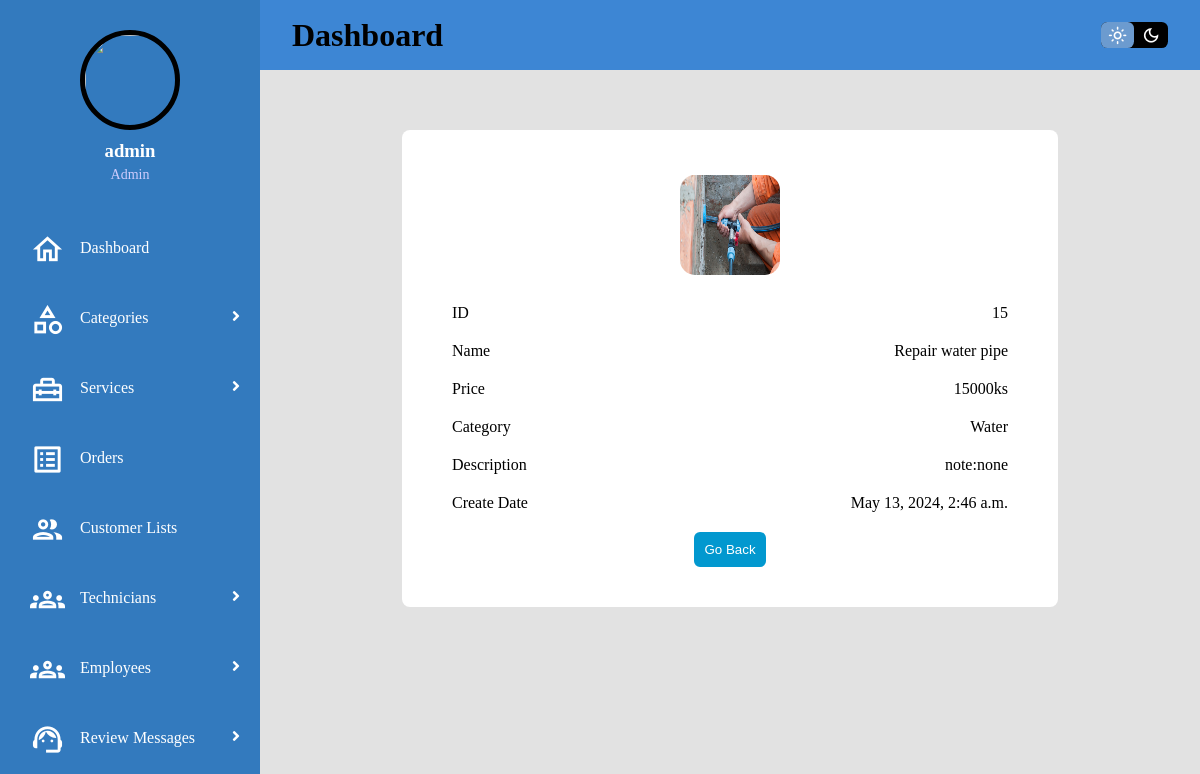
/ets/m_service/detail/15/ (signed in), run on the app's committed database.
### ETS_app/models.py (models this page shows, shortened)
class Service(models.Model):
    category = models.ForeignKey(serviceCategory, on_delete=models.CASCADE, default=None)
    name = models.CharField(max_length=100)
    price = models.CharField(max_length=100)
    description = models.TextField(default=None)
    create_at = models.DateTimeField(default=None)
    image = models.ImageField(default=None,blank=True)

class serviceCategory(models.Model):
    name = models.CharField(max_length=100)
    image = models.ImageField(default=None, blank=True)

### ETS_app/views.py (the view)
# urls.py: path('m_service/detail/<int:post_id>/',M_service_detail),
@permission_required('ETS_app.view_service', login_url='m_login')
def M_service_detail(request,post_id):
    service = Service.objects.get(id=post_id)
    return render(request,'M_service_detail.html',{'service':service})

### utils/context_processor.py (called while the page is built)
def customer(request):
    try:
        c_user = Customer.objects.get(email=request.user.email)
        return {'c_user':c_user}
    except Exception:
        return {'c_user':None}

def technician(request):
    try:
        t_user = Technician.objects.get(email=request.user.email)
        return {'t_user':t_user}
    except Exception:
        return {'t_user':None}

def main(request):
    try:
        m_user = Main.objects.get(email=request.user.email)
        return {'m_user':m_user}
    except Exception:
        return {'m_user':None}

### ETS_app/templates/M_service_detail.html (shortened to what this page needs)
{% extends "M_base.html" %}
{% block body %}
{% load static %}
<div class="main">
    <div class="service-add-box-size">
        <div class="box">
            <div class="image">
                {% if service.image %}
                <img src="{{service.image.url}}" />
                {% endif %}
            </div>
            <div class="detail">
                <label>ID</label>
                <p>{{service.id}}</p>
            </div>
            <div class="detail">
                <label>Name</label>
                <p>{{service.name}}</p>
            </div>
            <div class="detail">
                <label>Price</label>
                <p>{{service.price}}</p>
            </div>
            <div class="detail">
                <label>Category</label>
                <p>{{service.category.name}}</p>
            </div>
            <div class="detail">
                <label>Description</label>
                <p>{{service.description}}</p>
            </div>
            <div class="detail">
                <label>Create Date</label>
                <p>{{service.create_at}}</p>
            </div>
            <div class="button">
                <a href="/ets/m_service/list"><button>Go Back</button></a>
            </div>
        </div>
    </div>
</div>
{% endblock %}

### templates/M_sidebar.html (shortened to what this page needs)
{% load static %}
<!DOCTYPE html>
<html>
    <body>
        <div id="sidebar">
            <div class="profile">
                {% if m_user %}
                    {% if m_user.image %}
                    <img src="{{m_user.image.url}}">
                    {% endif %}
                    <h3>{{m_user.name}}</h3>
                    <p>{{m_user.occupation.name}}</p>
                {% else %}
                    <img src="{% static 'images/admin.png'%}">
                    <h3>{{user.username}}</h3>
                    <p>Admin</p>
                {% endif %}
            </div>
            <div class="menu">
                {% if user.is_superuser%}
                <div class="item"><a href="/ets/m_dashboard"><span class="material-icons-outlined">home</span>Dashboard</a></div>
                <div class="item-dropdown" ><a class="sub-btn"><span class="material-icons-outlined">category</span>Categories
                    <i class="fas fa-angle-right dropdown"></i>
                    </a>
                </div>
                <div class="item-dropdown" ><a class="sub-btn"><span class="material-icons-outlined">home_repair_service</span>Services
                    <i class="fas fa-angle-right dropdown"></i>
                    </a>
                </div>
                <div class="item"><a href="/ets/m_order/list"><span class="material-icons-outlined">list_alt</span>Orders</a></div>
                <div class="item"><a href="/ets/m_customer/list"><span class="material-icons-outlined">people</span>Customer Lists</a></div>
                <div class="item-dropdown" ><a class="sub-btn"><span class="material-icons-outlined">groups</span>Technicians
                    <i class="fas fa-angle-right dropdown"></i>
                    </a>
                </div>
                <div class="item-dropdown" ><a class="sub-btn"><span class="material-icons-outlined">groups</span>Employees
                    <i class="fas fa-angle-right dropdown"></i>
                    </a>
                </div>
                <div class="item-dropdown" ><a class="sub-btn"><span class="material-icons-outlined">support_agent</span>Review Messages
                    <i class="fas fa-angle-right dropdown"></i>
                    </a>
                </div>
                {% endif %}
            </div>
        </div>
    </body>
</html>

### static/css/M_dashboard.css (style rules this page uses)
* { margin: 0; padding: 0; box-sizing:border-box; }
.material-icons-outlined { vertical-align: middle; line-height: 1px; font-size: 35px; }
:root { --color-primary: #6C9BCF; --color-text: black; --color-grid-background: #e2e2e2; --color-nav-background: #3d86d4; --color-side-background: #337abe; --color-main-background: white; --color-menu-background: #5889b7; --color-table-header:rgba(240,240,240); }
#sidebar { grid-area: side; height: 100%; background: var(--color-side-background); overflow-y: auto; transition: all 0.5s; -webkit-transition: all 0.5s; color: var(--color-text); }
#sidebar .menu { width: 100%; margin-top: 30px; }
#sidebar .menu .item, #sidebar .menu .item-dropdown { position: relative; cursor: pointer; }
.item a, .item-dropdown a { color: #fff; font-size: 16px; text-decoration: none; display: block; padding: 5px 30px; line-height: 60px; }
.item span, .item-dropdown span { margin-right: 15px; }
#sidebar .menu .item-dropdown .sub-btn .dropdown { position: absolute; right: 0; margin: 20px; transition: 0.3s ease; }
.profile { margin-top: 30px; margin-bottom: 15px; text-align: center; }
.profile img { display: block; width: 100px; height: 100px; border-radius: 50%; margin: 0 auto; border: 5px solid var(--color-text); }
.profile h3 { color: #ffffff; margin: 10px 0 5px; }
.profile p { color: rgba(206, 204, 253); font-size: 14px; }
.main { grid-area: main; overflow-y: auto; background: var(--color-grid-background); padding: 20px 20px; color: var(--color-text); }
.service-add-box-size { padding:2.5rem 2.5rem 0 2.5rem; display:flex; justify-content:center; }
::placeholder { color:#0298cf; }
.box { text-align:center; padding:30px 40px; width:80%; background:var(--color-main-background); border-radius:0.5rem; }
.box> .image { text-align:center; padding:15px; }
.box > .image >img { width:100px; height:100px; border-radius:15px; cursor:pointer; }
.box > .detail { display:flex; justify-content:space-between; padding:10px; }
.box > .detail >p { font-size:medium; font-weight:100; }
.box > .button > a > button { outline:none; border:none; cursor:pointer; border-radius:6px; padding:10px; color:#fff; background-color:#0298cf; }
.box > .button { padding:10px; }

### data on the page
Service: image (picture), id "15", name "Repair water pipe", price "15000ks", category.name "Water", description "note:none", create_at "May 13, 2024, 2:46 a.m."

### other printed values
{{ user.username }} "admin"
